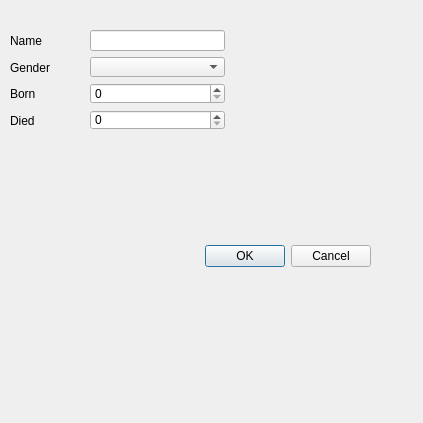
<?xml version="1.0" encoding="UTF-8"?>
<ui version="4.0">
 <class>addsci</class>
 <widget class="QDialog" name="addsci">
  <property name="sizePolicy">
   <sizepolicy hsizetype="Fixed" vsizetype="Fixed">
    <horstretch>0</horstretch>
    <verstretch>0</verstretch>
   </sizepolicy>
  </property>
  <property name="minimumSize">
   <size>
    <width>423</width>
    <height>423</height>
   </size>
  </property>
  <property name="maximumSize">
   <size>
    <width>423</width>
    <height>423</height>
   </size>
  </property>
  <property name="windowTitle">
   <string>Dialog</string>
  </property>
  <widget class="QDialogButtonBox" name="buttonBox">
   <property name="geometry">
    <rect>
     <x>30</x>
     <y>240</y>
     <width>341</width>
     <height>32</height>
    </rect>
   </property>
   <property name="orientation">
    <enum>Qt::Horizontal</enum>
   </property>
   <property name="standardButtons">
    <set>QDialogButtonBox::Cancel|QDialogButtonBox::Ok</set>
   </property>
  </widget>
  <widget class="QWidget" name="">
   <property name="geometry">
    <rect>
     <x>90</x>
     <y>30</y>
     <width>135</width>
     <height>100</height>
    </rect>
   </property>
   <layout class="QVBoxLayout" name="verticalLayout">
    <item>
     <widget class="QLineEdit" name="lineEdit"/>
    </item>
    <item>
     <widget class="QComboBox" name="comboBox"/>
    </item>
    <item>
     <widget class="QSpinBox" name="spinBox"/>
    </item>
    <item>
     <widget class="QSpinBox" name="spinBox_2"/>
    </item>
   </layout>
  </widget>
  <widget class="QWidget" name="">
   <property name="geometry">
    <rect>
     <x>10</x>
     <y>30</y>
     <width>75</width>
     <height>101</height>
    </rect>
   </property>
   <layout class="QVBoxLayout" name="verticalLayout_2">
    <item>
     <widget class="QLabel" name="label">
      <property name="text">
       <string>Name</string>
      </property>
     </widget>
    </item>
    <item>
     <widget class="QLabel" name="label_2">
      <property name="text">
       <string>Gender</string>
      </property>
     </widget>
    </item>
    <item>
     <widget class="QLabel" name="label_3">
      <property name="text">
       <string>Born</string>
      </property>
     </widget>
    </item>
    <item>
     <widget class="QLabel" name="label_4">
      <property name="text">
       <string>Died</string>
      </property>
     </widget>
    </item>
   </layout>
  </widget>
 </widget>
 <resources/>
 <connections>
  <connection>
   <sender>buttonBox</sender>
   <signal>accepted()</signal>
   <receiver>addsci</receiver>
   <slot>accept()</slot>
   <hints>
    <hint type="sourcelabel">
     <x>248</x>
     <y>254</y>
    </hint>
    <hint type="destinationlabel">
     <x>157</x>
     <y>274</y>
    </hint>
   </hints>
  </connection>
  <connection>
   <sender>buttonBox</sender>
   <signal>rejected()</signal>
   <receiver>addsci</receiver>
   <slot>reject()</slot>
   <hints>
    <hint type="sourcelabel">
     <x>316</x>
     <y>260</y>
    </hint>
    <hint type="destinationlabel">
     <x>286</x>
     <y>274</y>
    </hint>
   </hints>
  </connection>
 </connections>
</ui>
